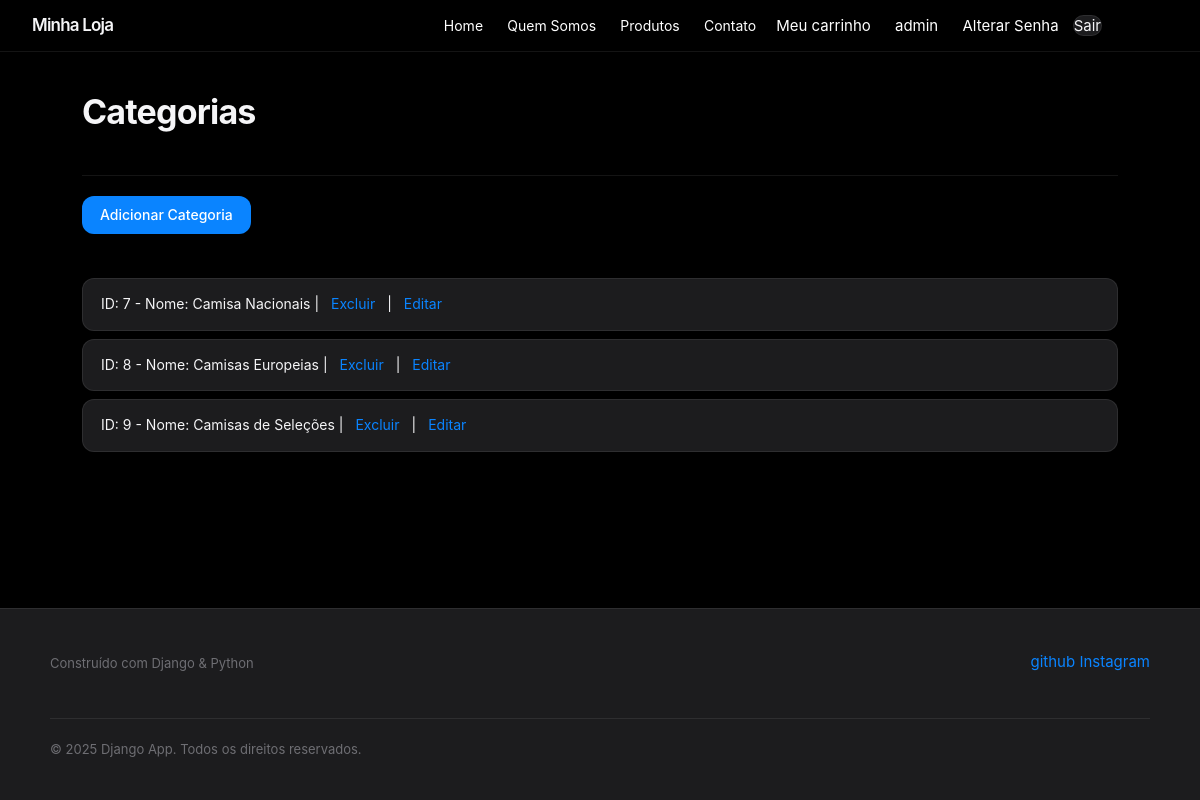
The app's page /Categoria (signed in) with its own data.
### app/models.py (models this page shows, shortened)
class Categoria(models.Model):
    nome = models.CharField(max_length=100)

### app/views.py (the view)
# urls.py: path('Categoria', views.listarCategoria, name="categoria"),
@login_required
@staff_member_required
def listarCategoria(request):
    _categorias = Categoria.objects.all().values()
    return render(request, 'categoria.html', {'categorias': _categorias})

### app/templates/categoria.html (shortened to what this page needs)
{% extends 'template.html' %}
 {% block conteudo %}
    <h1>Categorias</h1>
    <br><hr>
    <a href="{% url 'addcategoria' %}">Adicionar Categoria</a><br><br>
    {% for cat in categorias %}
        <p>
            ID: {{cat.id}} - Nome: {{cat.nome}} |
            <a href="{% url 'delcategoria' cat.id %}">Excluir</a> |
            <a href="{% url 'editcategoria' cat.id %}">Editar</a>
        </p>
    {% endfor %}
 {% endblock %}

### app/templates/template.html (shortened to what this page needs)
{% load static %}
<!DOCTYPE html>
<html lang="PT-BR">
<head>
    <link rel="stylesheet" href="{% static 'css/style.css' %}">
</head>
<body>
    <header>
        <h1>Minha Loja</h1>
        <nav class="nav-center">
            <a href="{% url 'index' %}">Home</a>
            <a href="{% url 'quemsomos' %}">Quem Somos</a>
            <a href="{% url 'loja' %}">Produtos</a>
            <a href="{% url 'addcontato' %}">Contato</a>
        </nav>
        <div class="nav-right">
            <a href="{% url 'carrinho' %}">Meu carrinho</a>
            {% if user.is_authenticated %}
                {% if user.is_superuser %}
                    <a href="{% url 'dashboard' %}">{{ user.username }}</a>
                {% else %}
                    <span class="user-name">{{ user.username }}</span>
                {% endif %}
                <a href="{% url 'alterarsenha' %}">Alterar Senha</a>
                <form action="{% url 'logout' %}" method="post" class="logout-form">
                    <button type="submit" class="logout-btn">Sair</button>
                </form>
            {% else %}
                <a href="{% url 'login' %}">Entrar</a>
            {% endif %}
        </div>
    </header>
    <main>
        {% block conteudo %}{% endblock %}
    </main>
    <footer>
        <div class="footer-inner">
            <div class="footer-brand">
                <p class="footer-tagline">Construído com Django &amp; Python</p>
            </div>
            <nav>
                <a href="https://github.com/eduardo-072" target="_blank">github</a>
                <a href="https://www.instagram.com/013_eduuh/" target="_blank">Instagram</a>
            </nav>
            <p class="footer-copy">&copy; 2025 Django App. Todos os direitos reservados.</p>
        </div>
    </footer>
</body>
</html>

### records on screen
Categoria: id "7", nome "Camisa Nacionais"
Categoria: id "8", nome "Camisas Europeias"
Categoria: id "9", nome "Camisas de Seleções"

### other values on screen
{{ user.username }} "admin"
